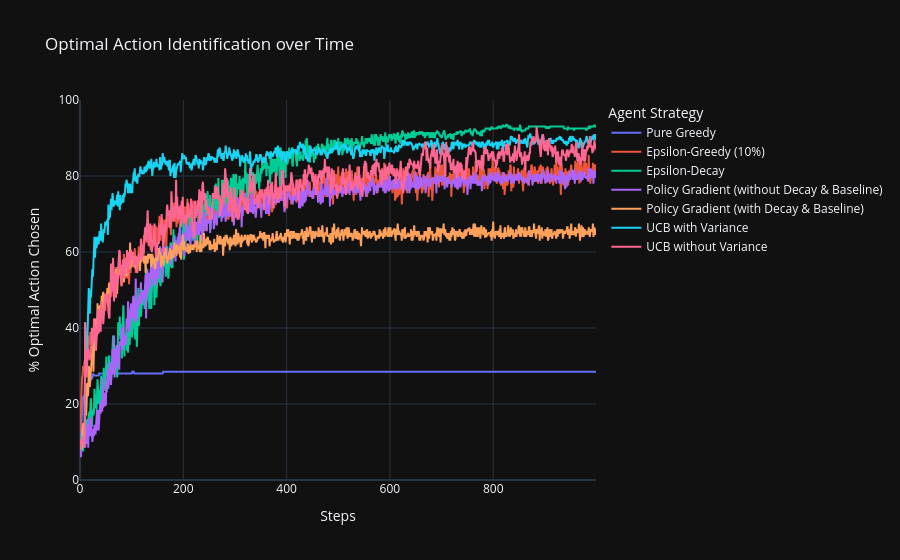

The code cell stored with this chart in its notebook:
### Code cell
fig_optimal = go.Figure()
 
for name, df in experiments.items():
    if 'Optimal_Action_Percentage' in df.columns:
        fig_optimal.add_trace(go.Scatter(
            y=df['Optimal_Action_Percentage'],
            mode='lines',
            name=name,
            line=dict(width=2)
        ))

fig_optimal.update_layout(
    title="Optimal Action Identification over Time",
    xaxis_title="Steps",
    yaxis_title="% Optimal Action Chosen",
    yaxis=dict(range=[0, 100]), # Lock Y-axis to 0-100%
    legend_title="Agent Strategy",
    hovermode="x unified"
)

fig_optimal.show()

### Figure 1 — Plotly figure (JSON) as saved in the notebook; plotly's stock layout.template omitted (floating-point values rounded to 4 significant figures; data arrays with more than 128 entries replaced by an {"elided": "..."} marker saying what was removed)
{"data": [{"line": {"width": 2}, "mode": "lines", "name": "Pure Greedy", "type": "scatter", "y": {"elided": "1000 float values"}}, {"line": {"width": 2}, "mode": "lines", "name": "Epsilon-Greedy (10%)", "type": "scatter", "y": {"elided": "1000 float values"}}, {"line": {"width": 2}, "mode": "lines", "name": "Epsilon-Decay", "type": "scatter", "y": {"elided": "1000 float values"}}, {"line": {"width": 2}, "mode": "lines", "name": "Policy Gradient (without Decay & Baseline)", "type": "scatter", "y": {"elided": "1000 float values"}}, {"line": {"width": 2}, "mode": "lines", "name": "Policy Gradient (with Decay & Baseline)", "type": "scatter", "y": {"elided": "1000 float values"}}, {"line": {"width": 2}, "mode": "lines", "name": "UCB with Variance", "type": "scatter", "y": {"elided": "1000 float values"}}, {"line": {"width": 2}, "mode": "lines", "name": "UCB without Variance", "type": "scatter", "y": {"elided": "1000 float values"}}], "layout": {"hovermode": "x unified", "legend": {"title": {"text": "Agent Strategy"}}, "title": {"text": "Optimal Action Identification over Time"}, "xaxis": {"title": {"text": "Steps"}}, "yaxis": {"range": [0, 100], "title": {"text": "% Optimal Action Chosen"}}}}
